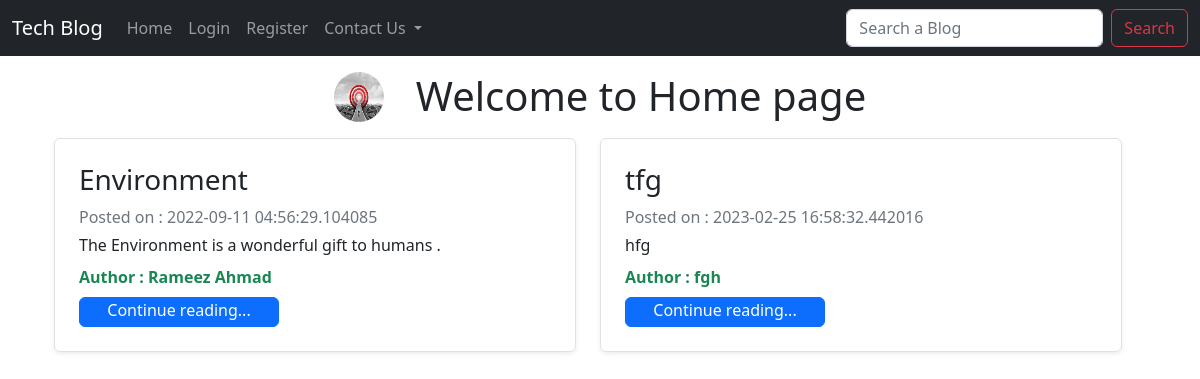
The page / on the database its author committed.
### app.py (models this page shows, shortened)
class Blog(db.Model):
    blog_id=db.Column(db.Integer,primary_key=True)
    Title=db.Column(db.String(80),nullable=False)
    Content=db.Column(db.Text(),nullable=False)
    Author=db.Column(db.String(50),nullable=False)
    pub_date=db.Column(db.DateTime(),nullable=False,default=datetime.utcnow)

### app.py (the view)
@app.route("/") # -----> / implies blank url
def index():
    data=Blog.query.all()
    return render_template("index.html",data=data)

### Templates/index.html (shortened to what this page needs)
{% extends 'main.html' %}
{% block body %}
<div class="d-flex justify-content-center">
  <img class="my-3 mx-3" style="border-radius: 50px; height: 50px; width: 50px;" src="{{ url_for('static', filename='Images/Completed.jpg') }}" alt="">
  <h1 class="text-center my-3 mx-3">Welcome to Home page</h1>
</div>
<div class="container row">
{% for blog in data %}
  <div class="col-md-6">
      <div class="row g-0 border rounded overflow-hidden flex-md-row mb-4 shadow-sm h-md-250 position-relative">
        <div class="col p-4 d-flex flex-column position-static">
            <h3 class="mb-2">{{blog.Title}}</h3>
            <div class="mb-1 text-muted">Posted on : {{blog.pub_date}}</div>
            <p class="mb-2"">{{blog.Content}}</p>
            <strong class="d-inline-block mb-2 text-success mb-2">Author : {{blog.Author}}</strong>
          <a href="/blog_detail/{{blog.blog_id}}" class="btn btn-primary nav-link" style="color: white; width: 200px; height: 30px;">Continue reading...</a>
        </div>
      </div>
    </div>
{% endfor %}
</div>
{% endblock body %}

### Templates/main.html (shortened to what this page needs)
<!doctype html>
<html lang="en">
	<head>
		<link href="https://cdn.jsdelivr.net/npm/bootstrap@5.2.0/dist/css/bootstrap.min.css" rel="stylesheet"
>
	</head>
	<body>
		<section name="Navbar">
			<nav class="navbar navbar-expand-lg navbar-dark bg-dark">
				<div class="container-fluid">
					<a class="navbar-brand" id="Master_title" href="#">Tech Blog</a>
					<div class="collapse navbar-collapse" id="navbarSupportedContent">
						<ul class="navbar-nav me-auto mb-2 mb-lg-0">
							<li class="nav-item">
								<a class="nav-link" href="/">Home</a>
							</li>
							{% if current_user.is_authenticated %}
							<li class="nav-item">
								<a class="nav-link" href="/blogpost">Post Blog</a>
							</li>
							<li class="nav-item">
								<a class="nav-link" href="/logout">Logout</a>
							</li>
							{% else %}
							<li class="nav-item">
								<a class="nav-link" href="/login">Login</a>
							</li>
							<li class="nav-item">
								<a class="nav-link" href="register">Register</a>
							</li>
							{% endif %}
							<li class="nav-item dropdown">
								<a class="nav-link dropdown-toggle" href="#" role="button" data-bs-toggle="dropdown"
									  aria-expanded="false">
									Contact Us
								</a>
							</li>
						</ul>
						<form class="d-flex" role="search">
							<input class="form-control me-2" type="search" placeholder="Search a Blog"
								  aria-label="Search">
							<button class="btn btn-outline-danger" type="submit">Search</button>
						</form>
					</div>
				</div>
			</nav>
		</section>
		<div class="container">
			{% block body %}
			{% endblock body %}
		</div>
	</body>
</html>

### rows shown on the page
Blog: Title "Environment", pub_date "2022-09-11 04:56:29.104085", Content "The Environment is a wonderful gift to humans .", Author "Rameez Ahmad", {{ blog.blog_id }} 2 (drawn)
Blog: Title "tfg", pub_date "2023-02-25 16:58:32.442016", Content "hfg", Author "fgh", {{ blog.blog_id }} 3 (drawn)
